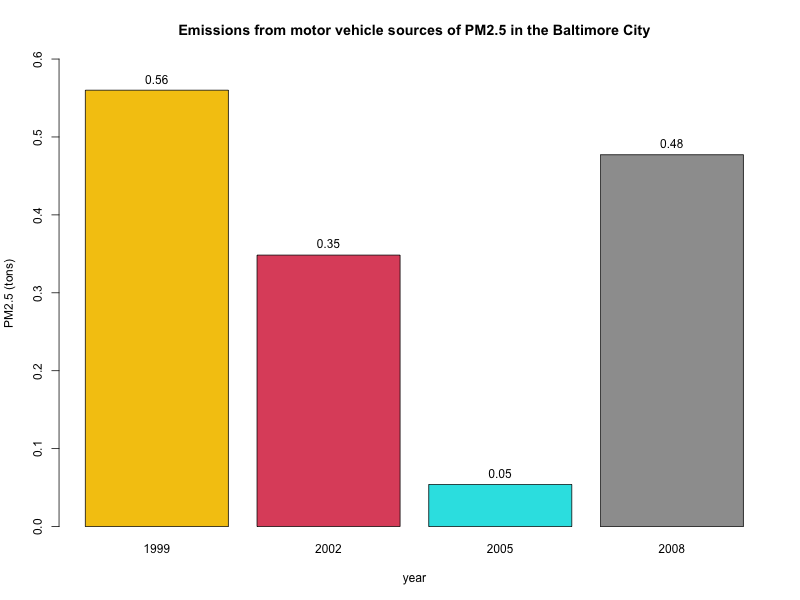

Generate this figure with R:
# extract SCC lines with motor vehicle sources
seg <- "Motor Vehicles|Motorcycles"
SCC_motor <- SCC[grep(seg,SCC$Short.Name),]

# extract lines in NEI_Bal based on the extracted SCC
NEI_motor_rows <- intersect(NEI_Bal$SCC, SCC_motor$SCC)
NEI_motor <- NEI_Bal[NEI_Bal$SCC %in% NEI_motor_rows,]

# calculate the sum of motor vehicle emissions of each year for Baltimore City
NEI_Bal_5 <- aggregate(Emissions ~ year, data = NEI_motor, FUN = sum)

# create plot 5 that shows the motor vehicle emissions of PM2.5 for Baltimore City
# from 1999 to 2008 and save it to an .png file
png("plot5.png", width = 800, height = 600)
plot5 <- barplot(NEI_Bal_5$Emissions, names.arg = NEI_Bal_5$year,
                 main = "Emissions from motor vehicle sources of PM2.5 in the Baltimore City",
                 xlab = "year", ylab = "PM2.5 (tons)",
                 ylim = c(0,0.6), col = NEI_Bal_5$year)
text(plot5, NEI_Bal_5$Emissions, label = round(NEI_Bal_5$Emissions, 2),
     pos = 3, cex = 1)
dev.off()
